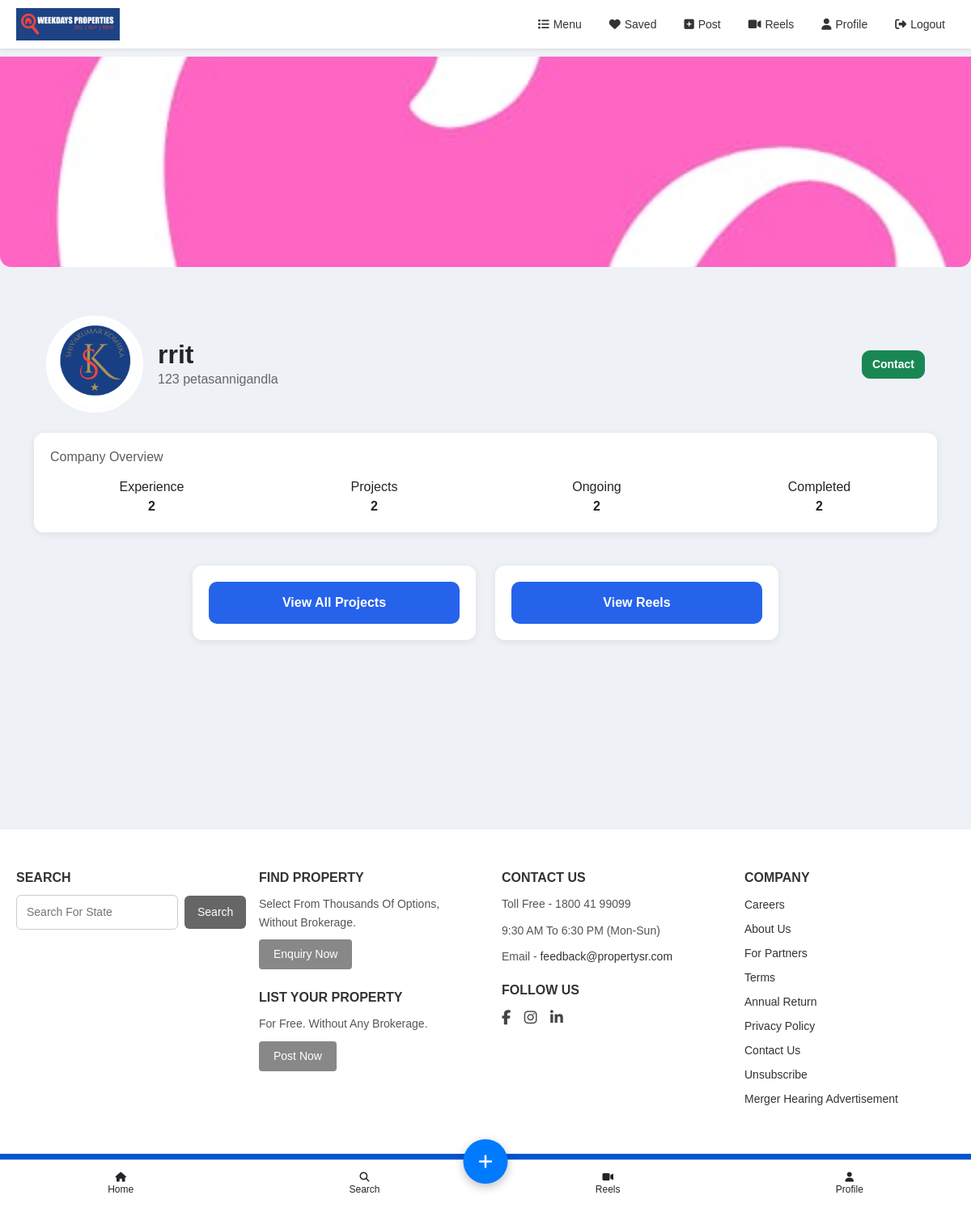
Screenshot of /company/profile/3/ (signed in) with the database file from the repository.
### prop/models.py (models this page shows, shortened)
class User(AbstractUser):
    phone = models.CharField(max_length=15, unique=True, null=True, blank=True)
    email = models.EmailField(unique=True)
    category = models.CharField(max_length=100, null=True, blank=True)
    role = models.CharField(max_length=20, choices=Role.choices, default=Role.PROFESSIONAL)
    plan_type = models.CharField(max_length=30, choices=PlanType.choices, null=True, blank=True)
    description = models.TextField(null=True, blank=True)
    location = models.CharField(max_length=255, null=True, blank=True)
    experience = models.IntegerField(null=True, blank=True)
    user_referral_code = models.CharField(max_length=50, null=True, blank=True, unique=True, help_text="This user's own unique referral code.")
    referred_by_code = models.CharField(max_length=50, null=True, blank=True, help_text="The referral code used by the user during registration.")
    deals = models.CharField(max_length=255, null=True, blank=True)
    radius = models.IntegerField(null=True, blank=True, default=5)
    profile_image_path = models.ImageField(upload_to='profile_images/', default='images/Default_profile_picture.jpeg', null=True, blank=True)
    company_logo_path = models.ImageField(upload_to='company_logos/', null=True, blank=True)
    company_wallpaper_path = models.ImageField(upload_to='company_wallpapers/', null=True, blank=True)
    company_name = models.CharField(max_length=255, null=True, blank=True)
    address = models.CharField(max_length=255, null=True, blank=True)
    logo_url = models.CharField(max_length=255, null=True, blank=True)
    click = models.BigIntegerField(default=0)
    leads = models.BigIntegerField(default=0)
    total_projects = models.IntegerField(null=True, blank=True)
    ongoing_projects = models.IntegerField(null=True, blank=True)
    completed_projects = models.IntegerField(null=True, blank=True)
    contact_number = models.CharField(max_length=15, null=True, blank=True)
    selected_duration = models.IntegerField(default=1)
    created_at = models.DateTimeField(default=timezone.now)
    updated_at = models.DateTimeField(auto_now=True)
    company_subscription_start_date = models.DateField(null=True, blank=True)
    company_subscription_end_date = models.DateField(null=True, blank=True)
    marketer_subscription_start_date = models.DateField(null=True, blank=True)
    marketer_subscription_end_date = models.DateField(null=True, blank=True)
    professionals_subscription_start_date = models.DateField(null=True, blank=True)
    professionals_subscription_end_date = models.DateField(null=True, blank=True)
    company_subscription_type = models.CharField(
        max_length=50,
        choices=CompanySubscriptionType.choices,
        null=True,
        blank=True
    )
    marketing_subscription_type = models.CharField(
        max_length=50,
        choices=MarketingSubscriptionType.choices,
        null=True,
        blank=True
    )
    professionals_subscription_type = models.CharField(
        max_length=50,
        choices=MarketingSubscriptionType.choices,
        null=True,
        blank=True
    )
    def save(self, *args, **kwargs):
        super().save(*args, **kwargs)
        if not self.user_referral_code and self.pk:
            self.user_referral_code = self._generate_referral_code()
            User.objects.filter(pk=self.pk).update(user_referral_code=self.user_referral_code)

### prop/views.py (the view, shortened to what this page needs)
# urls.py: path("company/profile/", views.company_profile_view, name="company_profile"),
@login_required
def company_profile_view(request, user_id=None):
    if user_id:  # Visitor
        profile_user = User.objects.get(id=user_id)
    else:        # Owner
        profile_user = request.user
    if request.user != profile_user:
        profile_user.click = profile_user.click + 1 if profile_user.click else 1
        profile_user.save()
    is_owner = (request.user == profile_user)
    contact_count = ContactMessage.objects.filter(cid=str(profile_user.id)).count()
    projects = AddPropertyModel.objects.filter(user=profile_user)
    return render(request, "company_profile.html", {
        "profile_user": profile_user,
        "contact_count": contact_count,
        "projects": projects,
        "is_owner": is_owner,
    })

### templates/company_profile.html (shortened to what this page needs)
{% load static %}
<!DOCTYPE html>
<html lang="en">
  <head>
  </head>
  <body>
    {% include 'NavBar.html' %}
    <link
      href="https://cdn.jsdelivr.net/npm/bootstrap@5.3.0/dist/css/bootstrap.min.css"
      rel="stylesheet"
    />
    <div class="page-content">
      <div
        class="banner"
        style="background-image:url('/media/{{ profile_user.company_wallpaper_path }}')"
      ></div>
      <div class="container">
        <div class="profile-header">
          <div style="display: flex; align-items: center; gap: 18px">
            <img
              src="/media/{{ profile_user.company_logo_path }}"
              class="logo"
            />
            <div class="company-info">
              <h2>{{ profile_user.company_name }}</h2>
              <p>{{ profile_user.address }}</p>
            </div>
          </div>
          <div class="btn-group-custom">
            {% if is_owner %}
            <button
              class="btn btn-primary"
              data-bs-toggle="modal"
              data-bs-target="#editModal"
            >
              Edit Profile
            </button>
            <a href="{% url 'prop:add_property' %}">
              <button class="post-btn">➕ Post Property</button>
            </a>
            {% else %}
            <button
              class="btn btn-success"
              data-bs-toggle="modal"
              data-bs-target="#contactModal"
            >
              Contact
            </button>
            {% endif %}
          </div>
        </div>
      </div>
      <div class="container">
        <div class="card-box">
          <h6 class="text-muted mb-3">Company Overview</h6>
          <div class="row text-center">
            <div class="col">
              Experience<br /><strong>{{ profile_user.experience }}</strong>
            </div>
            <div class="col">
              Projects<br /><strong>{{ profile_user.total_projects }}</strong>
            </div>
            <div class="col">
              Ongoing<br /><strong>{{ profile_user.ongoing_projects }}</strong>
            </div>
            <div class="col">
              Completed<br /><strong
                >{{ profile_user.completed_projects }}</strong
              >
            </div>
          </div>
        </div>
      </div>
      <div class="container mt-3">
        <div class="d-flex justify-content-center gap-4 flex-wrap">
          <div class="card-box" style="width: 350px">
            <button
              class="project-btn w-100"
              data-bs-toggle="collapse"
              data-bs-target="#projectList"
            >
              View All Projects
            </button>
          </div>
          <div class="card-box" style="width: 350px">
            <button
              class="project-btn w-100"
              data-bs-toggle="collapse"
              data-bs-target="#reelList"
            >
              View Reels
            </button>
          </div>
        </div>
      </div>
      <br /><br /><br />
      {% if not is_owner %}
    </div>
    {% endif %} {% include 'footer.html' %}
  </body>
</html>

### static/css/navbar.css (style rules this page uses)
* { margin: 0; padding: 0; box-sizing: border-box; font-family: Arial, sans-serif; }
button { cursor: pointer; outline: none; background-color: #0d6efd; }

### templates/company_profile.html (style rules this page uses)
body { background: #eef1f6; font-family: "Poppins", sans-serif; margin: 0; }
.page-content { padding-bottom: 90px !important; }
.page-content .banner { width: 100%; height: 260px; background-size: cover; background-position: center; border-bottom-left-radius: 14px; border-bottom-right-radius: 14px; margin-top: 70px; }
.page-content .profile-header { display: flex; align-items: center; justify-content: space-between; margin-top: 60px; padding: 0 15px; }
.page-content .logo { width: 120px; height: 120px; border-radius: 50%; border: 5px solid #fff; object-fit: cover; }
.page-content .company-info h2 { margin: 0; font-weight: 700; }
.page-content .company-info p { margin: 0; color: #666; }
.page-content .btn-group-custom button, .page-content .post-btn { margin-left: 10px; border-radius: 10px; font-size: 14px; font-weight: 600; }
.page-content .card-box { border-radius: 12px; padding: 20px; background: #fff; margin-top: 25px; box-shadow: 0 2px 10px rgba(0, 0, 0, 0.08); }
.page-content .project-btn { background: #2563eb; color: #fff; width: 100%; padding: 14px; border: none; border-radius: 10px; font-size: 16px; font-weight: 600; cursor: pointer; }

### rows the page displays
User: company_wallpaper_path (picture), company_logo_path (picture), company_name "rrit", address "123 petasannigandla", experience "2", total_projects "2", ongoing_projects "2", completed_projects "2"
